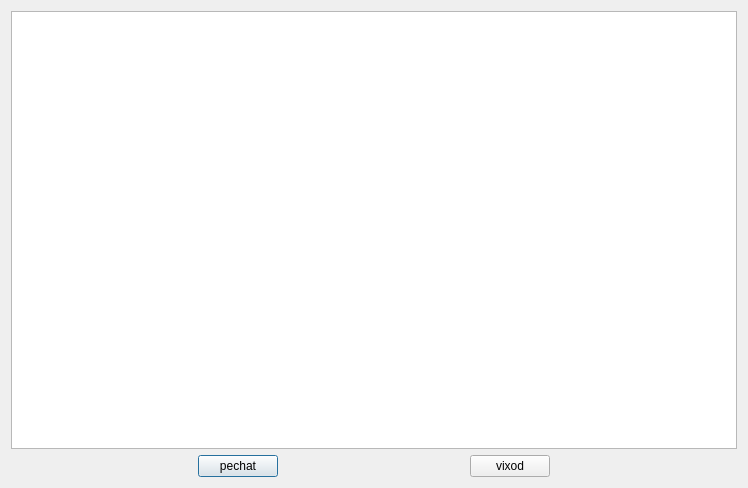
<?xml version="1.0" encoding="UTF-8"?>
<ui version="4.0">
 <class>mkoq_ksroo</class>
 <widget class="QDialog" name="mkoq_ksroo">
  <property name="windowModality">
   <enum>Qt::ApplicationModal</enum>
  </property>
  <property name="geometry">
   <rect>
    <x>0</x>
    <y>0</y>
    <width>748</width>
    <height>488</height>
   </rect>
  </property>
  <property name="windowTitle">
   <string>mkoq_ksroo</string>
  </property>
  <layout class="QVBoxLayout" name="verticalLayout">
   <item>
    <widget class="QTextBrowser" name="mkoq_ksroo_qr">
     <property name="font">
      <font>
       <family>Courier</family>
       <pointsize>10</pointsize>
      </font>
     </property>
    </widget>
   </item>
   <item>
    <layout class="QHBoxLayout" name="horizontalLayout">
     <item>
      <spacer name="horizontalSpacer">
       <property name="orientation">
        <enum>Qt::Horizontal</enum>
       </property>
       <property name="sizeHint" stdset="0">
        <size>
         <width>40</width>
         <height>20</height>
        </size>
       </property>
      </spacer>
     </item>
     <item>
      <widget class="QPushButton" name="mkoq_ksroo_print_c">
       <property name="text">
        <string>pechat</string>
       </property>
      </widget>
     </item>
     <item>
      <spacer name="horizontalSpacer_3">
       <property name="orientation">
        <enum>Qt::Horizontal</enum>
       </property>
       <property name="sizeHint" stdset="0">
        <size>
         <width>40</width>
         <height>20</height>
        </size>
       </property>
      </spacer>
     </item>
     <item>
      <widget class="QPushButton" name="mkoq_ksroo_exit_c">
       <property name="text">
        <string>vixod</string>
       </property>
      </widget>
     </item>
     <item>
      <spacer name="horizontalSpacer_2">
       <property name="orientation">
        <enum>Qt::Horizontal</enum>
       </property>
       <property name="sizeHint" stdset="0">
        <size>
         <width>40</width>
         <height>20</height>
        </size>
       </property>
      </spacer>
     </item>
    </layout>
   </item>
  </layout>
 </widget>
 <resources/>
 <connections/>
</ui>
